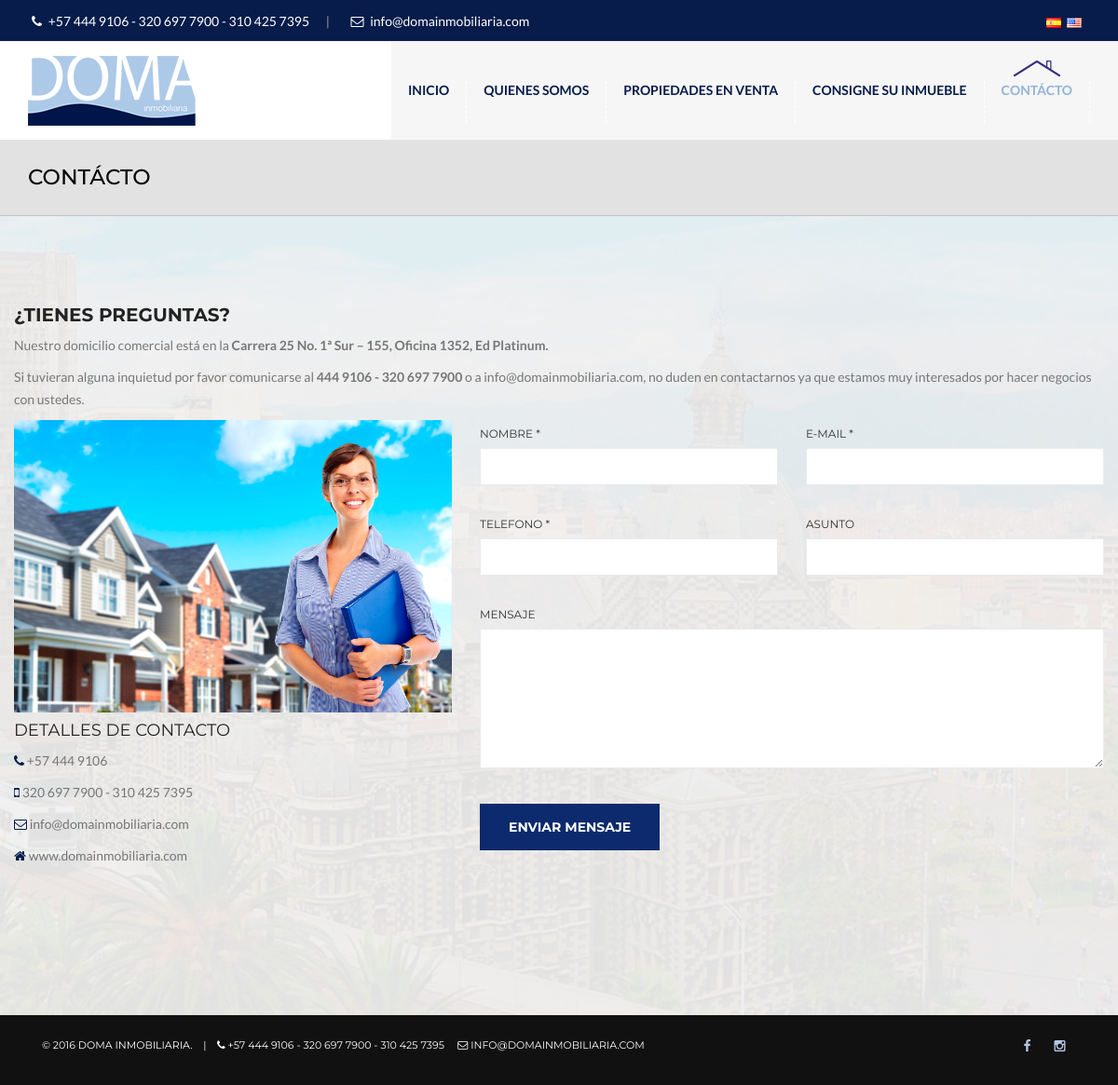
The page /contacto.php on the database its author committed.
### tables this page shows
CREATE TABLE IF NOT EXISTS `Informacion` (
  `Id` int(11) NOT NULL AUTO_INCREMENT,
  `Nombre` varchar(255) NOT NULL,
  `Identificacion` varchar(255) NOT NULL,
  `Email` varchar(255) NOT NULL,
  `Pais` varchar(255) NOT NULL,
  `Ciudad` varchar(255) NOT NULL,
  `Dir` varchar(255) NOT NULL,
  `Codigo` varchar(255) NOT NULL,
  `Telefono` varchar(255) NOT NULL,
  `Celular` varchar(255) NOT NULL,
  `Logo` varchar(255) NOT NULL,
  `Mapa` text NOT NULL,
  `Fb` varchar(255) NOT NULL,
  `It` varchar(255) NOT NULL,
  `Tw` varchar(255) NOT NULL,
  PRIMARY KEY (`Id`)
);

CREATE TABLE IF NOT EXISTS `Contacto` (
  `Id` int(11) NOT NULL AUTO_INCREMENT,
  `Titulo` varchar(255) NOT NULL,
  `Subtitulo` varchar(255) NOT NULL,
  `Descripcion` text NOT NULL,
  `TituloEN` varchar(255) NOT NULL,
  `SubtituloEN` varchar(255) NOT NULL,
  `DescripcionEN` text NOT NULL,
  `Foto` varchar(255) NOT NULL,
  `Foto2` varchar(255) NOT NULL,
  PRIMARY KEY (`Id`)
);

### contacto.php (the view, shortened to what this page needs)
<?
include("includes/conexion.php");
$Lang   =    $_SESSION["Lang"];
$query        =  "SELECT * FROM Contacto";
$result       =  mysql_query($query,$id);
while($row    =  mysql_fetch_array($result)){
$Titulo       =  $row["Titulo"];
$Subtitulo    =  $row["Subtitulo"];
$Descripcion  =  $row["Descripcion"];
$Foto         =  $row["Foto"];
$Foto2        =  $row["Foto2"];
}
?>
<!DOCTYPE html>
<html lang="en">
<head>
<link href="css/bootstrap.min.css" rel="stylesheet" type="text/css">
<link href="css/main.css" rel="stylesheet" type="text/css">
<link href="css/style.css" rel="stylesheet" type="text/css">
<link href="css/animate.css" rel="stylesheet" type="text/css">
<link href="css/responsive.css" rel="stylesheet" type="text/css">
<link href="css/font-awesome.min.css" rel="stylesheet" type="text/css">
</head>
<body>
<div id="wrap">
  <?include("includes/topbar.php");?>
  <header class="sticky">
    <div class="container">
      <div class="logo"> <a href="index.php"><img src="images/logo.png" alt="" ></a> </div>
      <nav>
        <?include("includes/menu.php");?>
      </nav>
    </div>
  </header>
  <div class="sub-banner">
    <div class="overlay">
      <div class="container">
        <h1><?if($Lang=="EN"){?>Contact<?}else{?>Contácto<?}?></h1>
      </div>
    </div>
  </div>
  <section  style="background-image: url(admin/html/pages/General/Contacto/Fondo/<?=$Foto2?>); " data-stellar-background-ratio="0.6" data-stellar-vertical-offset="20" class="contact parallax">
     <div class="overlay1">
      <div style="padding:05px 0px 60px 0px;" class="container">
       <div class="row">
        <div class="col-sm-12"  >
        <h4><?=$Titulo?></h4>
       <?=$Descripcion?>
 </div>
 </div>
      <div class="row">
 <div class="col-sm-5"  >
 <img width="100%" src="admin/html/pages/General/Contacto/<?=$Foto?>"/>
 <h5><?=$Subtitulo?></h5>
    <p><span style="color:#071c4a;"><i class="fa fa-phone"></i></span> <?=$Telefono?> </p>
                      <p><span style="color:#071c4a;"><i class="fa fa-mobile"></i></span> <?=$Celular?> </p>
                      <p><span style="color:#071c4a;"><i class="fa fa-envelope-o"></i></span>  <a href=""> <?=$Email?></a> </p>
                      <p><span style="color:#071c4a;"><i class="fa fa-home"></i> </span> <a href="">www.domainmobiliaria.com</a> </p>
        </div>
         <div class="col-sm-7"  >
    <div class="contact-form">
   <form role="form" id="contact_form" method="post" onSubmit="return false">
          <ul class="row">
            <li class="col-sm-6">
              <label class="font-montserrat"><?if($Lang=="EN"){?>Name<?}else{?>Nombre<?}?> *
                <input type="text" class="form-control" name="name" id="name" placeholder="">
              </label>
            </li>
            <li class="col-sm-6">
              <label class="font-montserrat">E-mail *
                <input type="text" class="form-control" name="email" id="email" placeholder="">
              </label>
            </li>
            <li class="col-sm-6">
              <label class="font-montserrat"><?if($Lang=="EN"){?>Phone<?}else{?>Telefono<?}?> *
                <input type="text" class="form-control" name="company" id="company" placeholder="">
              </label>
            </li>
            <li class="col-sm-6">
              <label class="font-montserrat"><?if($Lang=="EN"){?>Subject<?}else{?>Asunto<?}?>
                <input type="text" class="form-control" name="website" id="website" placeholder="">
              </label>
            </li>
            <li class="col-sm-12">
              <label class="font-montserrat"><?if($Lang=="EN"){?>Message<?}else{?>Mensaje<?}?>
                <textarea class="form-control" name="message" id="message" rows="5" placeholder=""></textarea>
              </label>
            </li>
            <li class="col-sm-12">
              <button type="submit" value="submit" class="btn font-montserrat" id="btn_submit" onClick="proceed();"><?if($Lang=="EN"){?>Send Message<?}else{?>Enviar Mensaje<?}?></button>
            </li>
          </ul>
        </form>
</div>
        </div>
  </div>
    </div>
    </div>
  </section>
  <?include("includes/footer.php");?>
</div>
</body>
</html>

### includes/topbar.php (shortened to what this page needs)
<?
include("conexion.php");
$query    =    "SELECT * FROM Informacion";
$result   =    mysql_query($query,$id);
while($row=    mysql_fetch_array($result)){
$Telefono =    $row["Telefono"];
$Celular  =    $row["Celular"];
$Email    =    $row["Email"];
}
?>
<div class="top-bar">
 <div class="container">
    <ul class="left-bar-side">
      <li>
        <p><i class="fa fa-phone"></i>  <?=$Telefono?> - <?=$Celular?> </p>
        <span>|</span>
      </li>
      <li>
        <p><i class="fa fa-envelope-o"></i> <?=$Email?> </p>
      </li>
    </ul>
    <ul class="right-bar-side social_icons">
      <li style="margin-right:-13px;" ><a style="cursor:pointer;" onclick="changeLang('ES');"><img src="images/es.png"/> </a></li>
      <li><a style="cursor:pointer;" onclick="changeLang('EN');"><img src="images/us.png"/></a></li>
    </ul>
  </div>
</div>

### includes/footer.php
<?
include("conexion.php");
$query       =   "SELECT * FROM Informacion";
$result      =   mysql_query($query,$id);
while($row   =  mysql_fetch_array($result)){
$Telefono    =  $row["Telefono"];
$Celular     =  $row["Celular"];
$Email       =  $row["Email"];
$Fb          =  $row["Fb"];
$It          =  $row["It"];
}
?>
<div class="rights">
  <div class="container">
     <div class="col-sm-9"  >
 <p class="font-montserrat">© 2016 Doma Inmobiliaria.&nbsp;&nbsp;&nbsp; |&nbsp;&nbsp;&nbsp; <i class="fa fa-phone"></i> <?=$Telefono?> - <?=$Celular?>  &nbsp;&nbsp;&nbsp; <i class="fa fa-envelope-o"></i>  <?=$Email?>  </p></div>
    <div class="col-sm-3" >
    <ul style="float:right;" class="right-bar-side social_icons">
      <li class="facebook"> <a href="<?=$Fb?>" target="_blank"><i class="fa fa-facebook"></i> </a></li>
      <li class="twitter"> <a href="<?=$It?>" target="_blank"><i class="fa fa-instagram"></i> </a></li>
    </ul>
    </div>
  </div>
</div>

### rows shown on the page
informacion: Telefono "+57 444 9106", Celular "320 697 7900 - 310 425 7395", Email "info@domainmobiliaria.com", Email "INFO@DOMAINMOBILIARIA.COM"
contacto: Foto2 (picture), Titulo "¿TIENES PREGUNTAS?", Descripcion "Nuestro domicilio comercial está en la Carrera 25 No. 1ª Sur – 155, Oficina 1352, Ed Platinum. Si tuvieran alguna inquietud por favor comunicarse al 444 9106 - 320 697 7900 o a info@domainmobiliaria.com, no duden en contactarnos ya que estamos muy interesados por hacer negocios con ustedes.", Foto (picture), Subtitulo "DETALLES DE CONTACTO"
